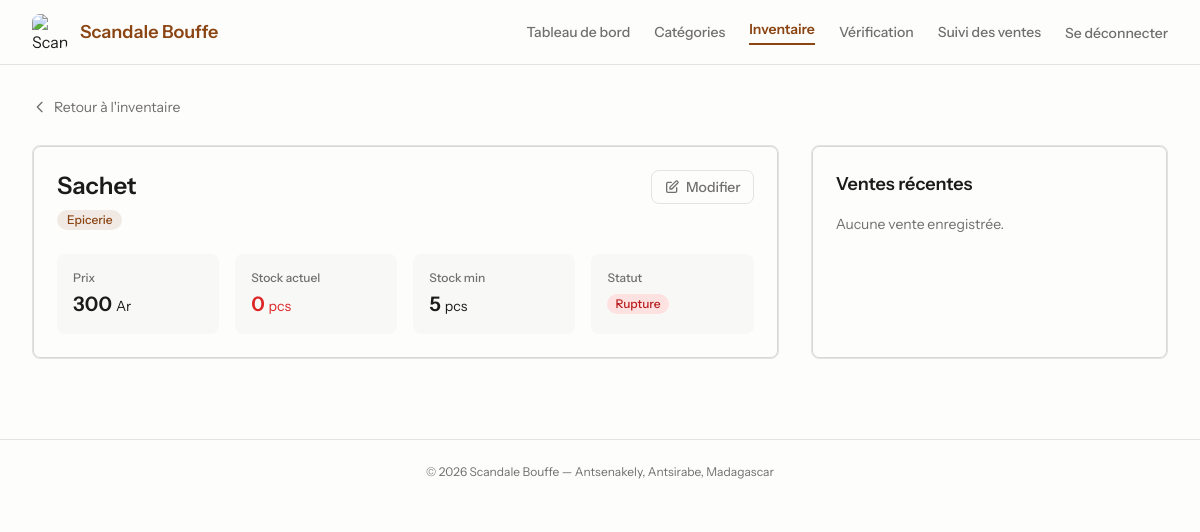
/inventory/show?id=126 (signed in), run on the app's committed database.
### tables this page shows
CREATE TABLE `products` (
  `id` bigint(20) unsigned NOT NULL AUTO_INCREMENT,
  `name` varchar(255) NOT NULL,
  `category_id` bigint(20) unsigned DEFAULT NULL,
  `description` text DEFAULT NULL,
  `price` decimal(10,2) NOT NULL,
  `quantity` int(11) NOT NULL DEFAULT 0,
  `min_stock` int(11) NOT NULL DEFAULT 5,
  `unit` varchar(255) NOT NULL DEFAULT 'pcs',
  `image` varchar(255) DEFAULT NULL,
  `active` tinyint(1) NOT NULL DEFAULT 1,
  `created_at` timestamp NULL DEFAULT NULL,
  `updated_at` timestamp NULL DEFAULT NULL,
  PRIMARY KEY (`id`),
  KEY `products_category_id_foreign` (`category_id`),
  CONSTRAINT `products_category_id_foreign` FOREIGN KEY (`category_id`) REFERENCES `categories` (`id`) ON DELETE SET NULL
);

CREATE TABLE `categories` (
  `id` bigint(20) unsigned NOT NULL AUTO_INCREMENT,
  `name` varchar(255) NOT NULL,
  `description` varchar(255) DEFAULT NULL,
  `created_at` timestamp NULL DEFAULT NULL,
  `updated_at` timestamp NULL DEFAULT NULL,
  PRIMARY KEY (`id`),
  UNIQUE KEY `categories_name_unique` (`name`)
);

### config/db.php (called while the page is built, shortened)
<?php
$dbHost = 'localhost';
$dbName = 'scandale_bouffe';
$dbUser = 'root';
$dbPass = '';
function url(string $path = ''): string {
    $base = BASE_URL === '' ? '' : BASE_URL . '/';
    return $base . ltrim($path, '/');
}
try {
    $pdo = new PDO(
        "mysql:host={$dbHost};dbname={$dbName};charset=utf8mb4",
        $dbUser,
        $dbPass,
        [
            PDO::ATTR_ERRMODE => PDO::ERRMODE_EXCEPTION,
            PDO::ATTR_DEFAULT_FETCH_MODE => PDO::FETCH_ASSOC,
        ]
    );
} catch (PDOException $e) {
    error_log("Erreur de connexion PDO : " . $e->getMessage());
    die("Impossible de se connecter à la base de données. Veuillez réessayer plus tard.");
}
function fetchAssoc(string $sql, array $params = []): array {
    global $pdo;
    $stmt = $pdo->prepare($sql);
    $stmt->execute($params);
    return $stmt->fetch() ?: [];
}

### pages/inventory/show.php (the view, shortened to what this page needs)
<?php
$id = (int)($_GET['id'] ?? 0);
$product = fetchAssoc("SELECT p.*, c.name as category_name FROM products p LEFT JOIN categories c ON p.category_id = c.id WHERE p.id = ?", [$id]);
$recentSales = fetchAllAssoc(
    "SELECT si.quantity, si.unit_price, s.created_at, u.name as vendor_name
     FROM sale_items si
     JOIN sales s ON si.sale_id = s.id
     LEFT JOIN users u ON s.user_id = u.id
     WHERE si.product_id = ?
     ORDER BY s.created_at DESC LIMIT 5",
    [$id]
);
require __DIR__ . '/../layout.php';
?>
<div class="mb-6">
    <a href="<?php echo url('inventory'); ?>" class="inline-flex items-center gap-1.5 text-sm text-[#706f6c] hover:text-[#8B4513] dark:text-[#A1A09A] transition">
        <svg class="h-4 w-4" fill="none" stroke="currentColor" viewBox="0 0 24 24"><path stroke-linecap="round" stroke-linejoin="round" stroke-width="2" d="M15 19l-7-7 7-7"/></svg>
        Retour à l'inventaire
    </a>
</div>
<div class="grid grid-cols-1 lg:grid-cols-3 gap-8">
    <div class="lg:col-span-2 rounded-lg border border-[#e3e3e0] bg-[#FDFDFC] dark:border-[#3E3E3A] dark:bg-[#0a0a0a] shadow-card p-6">
        <div class="flex items-start justify-between mb-6">
            <div>
                <h1 class="text-2xl font-semibold text-[#1b1b18] dark:text-[#FDFDFC]"><?php echo htmlspecialchars($product['name']); ?></h1>
                <?php if ($product['category_name']): ?>
                <span class="mt-2 inline-flex items-center rounded-full bg-[#8B4513]/10 px-2.5 py-0.5 text-xs font-medium text-[#8B4513]"><?php echo htmlspecialchars($product['category_name']); ?></span>
                <?php endif; ?>
            </div>
            <div class="flex gap-2">
                <a href="<?php echo url('inventory/edit?id=' . $product['id']); ?>" class="inline-flex items-center gap-1.5 rounded-lg border border-[#e3e3e0] px-3 py-1.5 text-sm font-medium text-[#706f6c] hover:border-[#8B4513] hover:text-[#8B4513] dark:border-[#3E3E3A] transition">
                    <svg class="h-4 w-4" fill="none" stroke="currentColor" viewBox="0 0 24 24"><path stroke-linecap="round" stroke-linejoin="round" stroke-width="2" d="M11 5H6a2 2 0 00-2 2v11a2 2 0 002 2h11a2 2 0 002-2v-5m-1.414-9.414a2 2 0 112.828 2.828L11.828 15H9v-2.828l8.586-8.586z"/></svg>
                    Modifier
                </a>
            </div>
        </div>
        <dl class="grid grid-cols-2 sm:grid-cols-4 gap-4">
            <div class="rounded-lg bg-[#f8f8f7] dark:bg-[#1a1a1a] p-4">
                <dt class="text-xs font-medium text-[#706f6c] dark:text-[#A1A09A]">Prix</dt>
                <dd class="mt-1 text-xl font-semibold text-[#1b1b18] dark:text-[#FDFDFC]"><?php echo number_format((float)$product['price'], 0, ',', ' '); ?> <span class="text-sm font-normal">Ar</span></dd>
            </div>
            <div class="rounded-lg bg-[#f8f8f7] dark:bg-[#1a1a1a] p-4">
                <dt class="text-xs font-medium text-[#706f6c] dark:text-[#A1A09A]">Stock actuel</dt>
                <dd class="mt-1 text-xl font-semibold <?php echo ($product['quantity'] <= $product['min_stock']) ? 'text-red-600' : 'text-[#1b1b18] dark:text-[#FDFDFC]'; ?>">
                    <?php echo number_format((float)$product['quantity'], 0, ',', ' '); ?>
                    <span class="text-sm font-normal"><?php echo htmlspecialchars($product['unit']); ?></span>
                </dd>
            </div>
            <div class="rounded-lg bg-[#f8f8f7] dark:bg-[#1a1a1a] p-4">
                <dt class="text-xs font-medium text-[#706f6c] dark:text-[#A1A09A]">Stock min</dt>
                <dd class="mt-1 text-xl font-semibold text-[#1b1b18] dark:text-[#FDFDFC]">
                    <?php echo number_format((float)$product['min_stock'], 0, ',', ' '); ?>
                    <span class="text-sm font-normal"><?php echo htmlspecialchars($product['unit']); ?></span>
                </dd>
            </div>
            <div class="rounded-lg bg-[#f8f8f7] dark:bg-[#1a1a1a] p-4">
                <dt class="text-xs font-medium text-[#706f6c] dark:text-[#A1A09A]">Statut</dt>
                <dd class="mt-1">
                    <?php if ($product['quantity'] <= 0): ?>
                    <span class="inline-flex items-center rounded-full bg-red-100 dark:bg-red-900/30 px-2 py-0.5 text-xs font-medium text-red-700 dark:text-red-400">Rupture</span>
                    <?php elseif ($product['quantity'] <= $product['min_stock']): ?>
                    <span class="inline-flex items-center rounded-full bg-amber-100 dark:bg-amber-900/30 px-2 py-0.5 text-xs font-medium text-amber-700 dark:text-amber-400">Stock bas</span>
                    <?php else: ?>
                    <span class="inline-flex items-center rounded-full bg-green-100 dark:bg-green-900/30 px-2 py-0.5 text-xs font-medium text-green-700 dark:text-green-400">OK</span>
                    <?php endif; ?>
                </dd>
            </div>
        </dl>
    </div>
    <div class="rounded-lg border border-[#e3e3e0] bg-[#FDFDFC] dark:border-[#3E3E3A] dark:bg-[#0a0a0a] shadow-card p-6">
        <h2 class="text-lg font-semibold text-[#1b1b18] dark:text-[#FDFDFC] mb-4">Ventes récentes</h2>
        <?php if (empty($recentSales)): ?>
        <p class="text-sm text-[#706f6c] dark:text-[#A1A09A]">Aucune vente enregistrée.</p>
        <?php endif; ?>
    </div>
</div>
<?php require __DIR__ . '/../layout_footer.php'; ?>

### css/styles.css (style rules this page uses)
:root { --primary: #8B4513; --light-bg: #FDFDFC; --dark-bg: #0a0a0a; --text: #1b1b18; --muted: #706f6c; --accent-orange: #FF750F; --border-light: #e3e3e0; --transition-fast: 0.2s ease; }
.shadow-card { box-shadow: inset 0 0 0 1px rgba(26, 26, 0, 0.16); }

### data on the page
products: name "Sachet", category.name "Epicerie", price "300", quantity "0", unit "pcs", min_stock "5"
